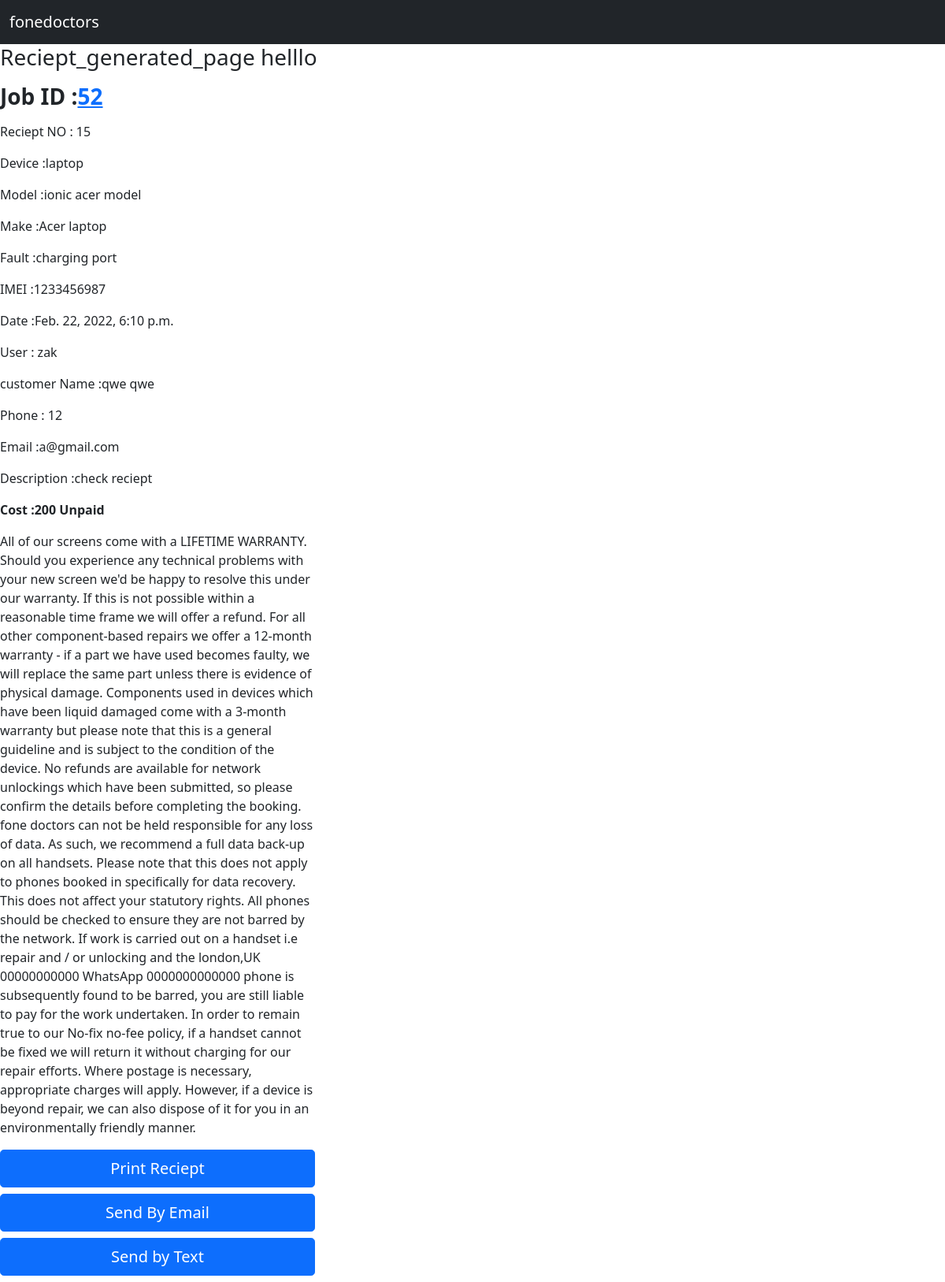
The page /reciept/52 on the database as committed earlier.
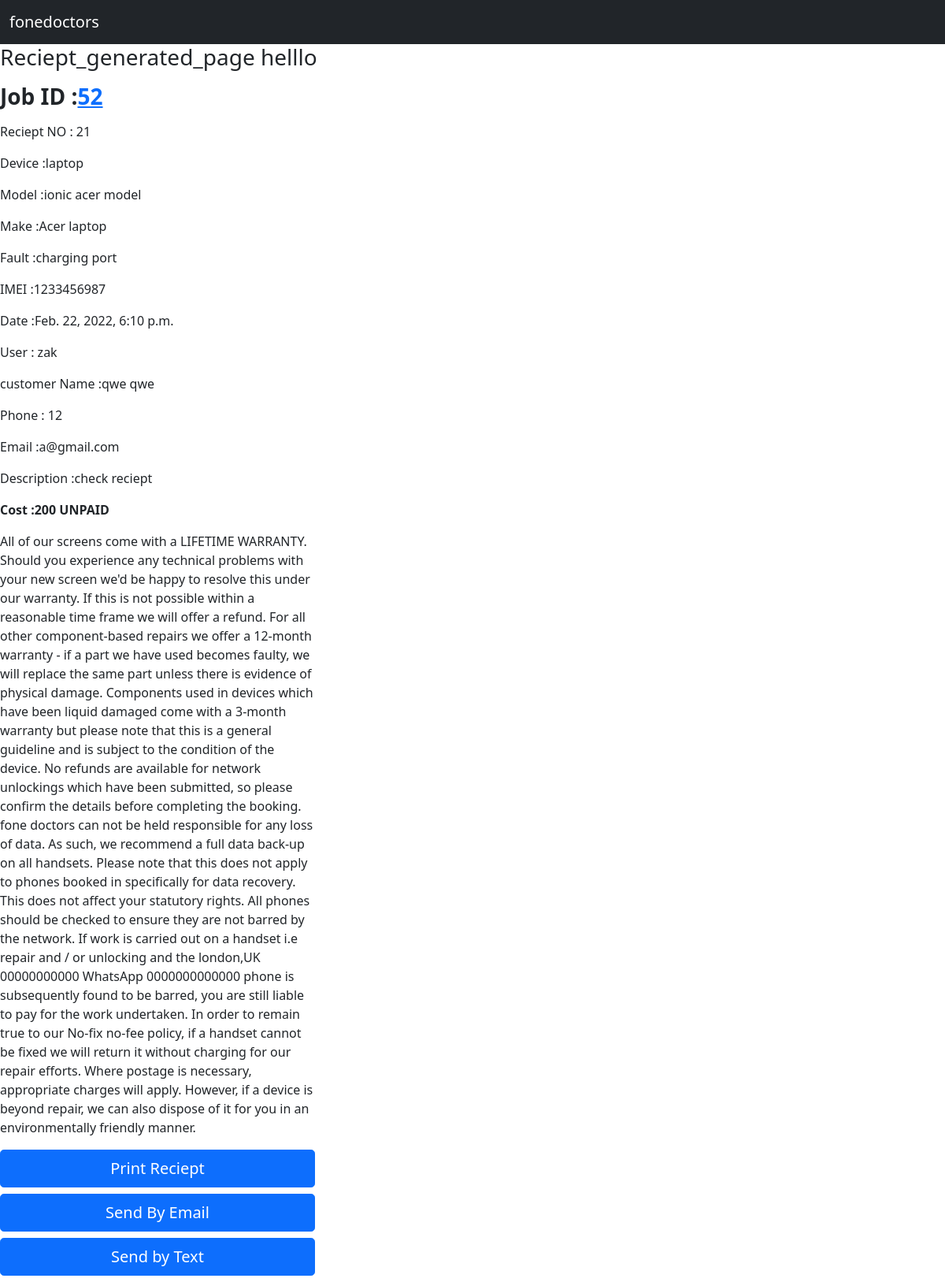
The same page on the database as committed later.
### Jobs/models.py (models this page shows, shortened)
class Reciepts(models.Model):
    reciept = models.ForeignKey(Jobs, on_delete = models.CASCADE, null=True, blank=True)

class Jobs(models.Model):
    customer = models.ForeignKey(Customer,on_delete = models.CASCADE, related_name = 'job_customer')
    device =  models.ForeignKey(Devices,on_delete = models.CASCADE, related_name = 'job_device', null = True, blank=True)
    make = models.ForeignKey(Make,on_delete = models.CASCADE, related_name = 'job_make', null=True, blank=True)
    model = models.ForeignKey(Model,on_delete = models.CASCADE, related_name = 'job_model', null=True, blank=True)
    fault =  models.ForeignKey(Fault,on_delete = models.CASCADE, related_name = 'job_faults', null=True, blank=True)
    description = models.TextField(null=True, blank=True)
    imei = models.CharField(max_length=250, null=True, blank=True)
    accessories = models.ForeignKey(Accessories,on_delete = models.CASCADE, related_name = 'job_acessories', null=True, blank=True)
    sale_item = models.ForeignKey(Sale_item,on_delete = models.CASCADE, related_name = 'sale_acessories', null=True, blank=True)
    passcode = models.CharField(max_length=250, null=True, blank=True)
    network = models.ForeignKey(Network,on_delete = models.CASCADE, related_name = 'job_network', null=True, blank=True)
    cost = models.IntegerField(null=True, blank=True)
    job_status = models.ForeignKey(Job_status,on_delete = models.CASCADE, related_name = 'job_job_status', null=True, blank=True)
    collection_time = models.DateTimeField(null=True, blank=True)
    payment_status = models.CharField(choices= PAYMENT_STATUS, max_length=250, null=True, blank=True)
    created_date = models.DateTimeField(null=True, blank=True)
    created_by = models.ForeignKey(User, on_delete = models.CASCADE, null=True, blank=True)

class Devices(models.Model):
    customer =models.ForeignKey(Customer,on_delete=models.CASCADE)
    devices = models.CharField(max_length=250)
    def __str__(self):
        return self.devices

class Model(models.Model):
    make = models.ForeignKey(Make,on_delete=models.CASCADE)
    model = models.CharField(max_length=250)
    def __str__(self):
        return self.model

class Make(models.Model):
    device = models.ForeignKey(Devices,on_delete=models.CASCADE, related_name='make_device')
    make = models.CharField(max_length=250)
    def __str__(self):
        return self.make

class Fault(models.Model):
    fault =  models.CharField(max_length=250)
    def __str__(self):
        return self.fault

### customer/models.py (models this page shows, shortened)
class Customer(models.Model):
    id = models.AutoField(primary_key=True)
    first_name = models.CharField(max_length=250)
    last_name = models.CharField(max_length=250)
    phone  = models.IntegerField()
    landline  = models.IntegerField()
    email = models.EmailField(max_length=250)
    address = models.CharField(max_length=250)
    postcode = models.CharField(max_length=250)
    created_date = models.DateTimeField(null=True, blank= True)#
    created_by = models.ForeignKey(User,on_delete=models.CASCADE, null=True, blank=True)
    def full_name(self):
        return f"{self.first_name} {self.last_name}"

### Jobs/views.py (the view)
# urls.py: path('reciept/<str:id>', views.reciept, name='reciept'),
def reciept(request,id):
    reciept = Reciepts.objects.filter(reciept=id).last()
    context = {'reciept':reciept}
    return render(request,'reciept.html',context)

### templates/reciept.html (shortened to what this page needs)
{% extends 'base.html' %}
{% block content %}
<h3>Reciept_generated_page helllo</h3>
<div class="col col-md-4 ">
<p><h3><strong>Job ID :<a href="{% url 'job_detail_page' reciept.reciept.id  %}">{{reciept.reciept.id}}</a></strong></h3></p>
<p>Reciept NO : {{reciept.id}}</p>
<p>Device :{{reciept.reciept.device}}</p>
<p>Model :{{reciept.reciept.model}}</p>
<p>Make :{{reciept.reciept.make}}</p>
<p>Fault :{{reciept.reciept.fault}}</p>
<p>IMEI  :{{reciept.reciept.imei}}</p>
<p>Date :{{reciept.reciept.created_date}}</p>
<p>User : {{reciept.reciept.created_by}}</p>
<p> customer Name :{{reciept.reciept.customer.full_name}}</p>
<p>Phone : {{reciept.reciept.customer.phone}}</p>
<p>Email :{{reciept.reciept.customer.email}}</p>
<p>Description :{{reciept.reciept.description}}</p>
<p><strong>Cost :{{reciept.reciept.cost}} {{reciept.reciept.payment_status}}</strong></p>
<p>All of our screens come with a LIFETIME
    WARRANTY.
    Should you experience any technical problems
    with your new screen we'd be happy to resolve
    this under our warranty. If this is not possible
    within a reasonable time frame we will offer a
    refund.
    For all other component-based repairs we offer a
    12-month warranty - if a part we have used
    becomes faulty, we will replace the same part
    unless there is evidence of physical damage.
    Components used in devices which have been
    liquid damaged come with a 3-month warranty
    but please note that this is a general guideline
    and is subject to the condition of the device.
    No refunds are available for network unlockings
    which have been submitted, so please confirm
    the details before completing the booking.
    fone doctors can not be held responsible for any
    loss of data. As such, we recommend a full data
    back-up on all handsets. Please note that this
    does not apply to phones booked in specifically
    for data recovery. This does not affect your
    statutory rights.
    All phones should be checked to ensure they are
    not barred by the network. If work is carried out
    on a handset i.e repair and / or unlocking and the
    london,UK
    00000000000
    WhatsApp 0000000000000
    phone is subsequently found to be barred, you
    are still liable to pay for the work undertaken.
    In order to remain true to our No-fix no-fee policy,
    if a handset cannot be fixed we will return it
    without charging for our repair efforts. Where
    postage is necessary, appropriate charges will
    apply. However, if a device is beyond repair, we
    can also dispose of it for you in an
    environmentally friendly manner.
</p>
<a class="btn btn-primary btn-lg col-md-12 mb-2">Print Reciept</a>
<a class="btn btn-primary btn-lg col-md-12 mb-2" href='/send_email_page/{{reciept.reciept.customer.id}}/{{reciept.id}}'  >Send By Email</a>
<a class="btn btn-primary btn-lg col-md-12 mb-2">Send by Text</a>
</div>
{% endblock %}

Rows that differ between the two databases and show on the page:
no longer on this page (row unchanged): Reciepts: reciept.id "52", id "15", reciept.device "laptop", reciept.model "ionic acer model", reciept.make "Acer laptop", reciept.fault "charging port", reciept.imei "1233456987", reciept.created_date "Feb. 22, 2022, 6:10 p.m.", reciept.created_by "zak", reciept.customer.full_name "qwe qwe", reciept.customer.phone "12", reciept.customer.email "a@gmail.com", reciept.description "check reciept", reciept.cost "200", reciept.payment_status "Unpaid"
added Reciepts: reciept.id "52", id "21", reciept.device "laptop", reciept.model "ionic acer model", reciept.make "Acer laptop", reciept.fault "charging port", reciept.imei "1233456987", reciept.created_date "Feb. 22, 2022, 6:10 p.m.", reciept.created_by "zak", reciept.customer.full_name "qwe qwe", reciept.customer.phone "12", reciept.customer.email "a@gmail.com", reciept.description "check reciept", reciept.cost "200", reciept.payment_status "UNPAID"
